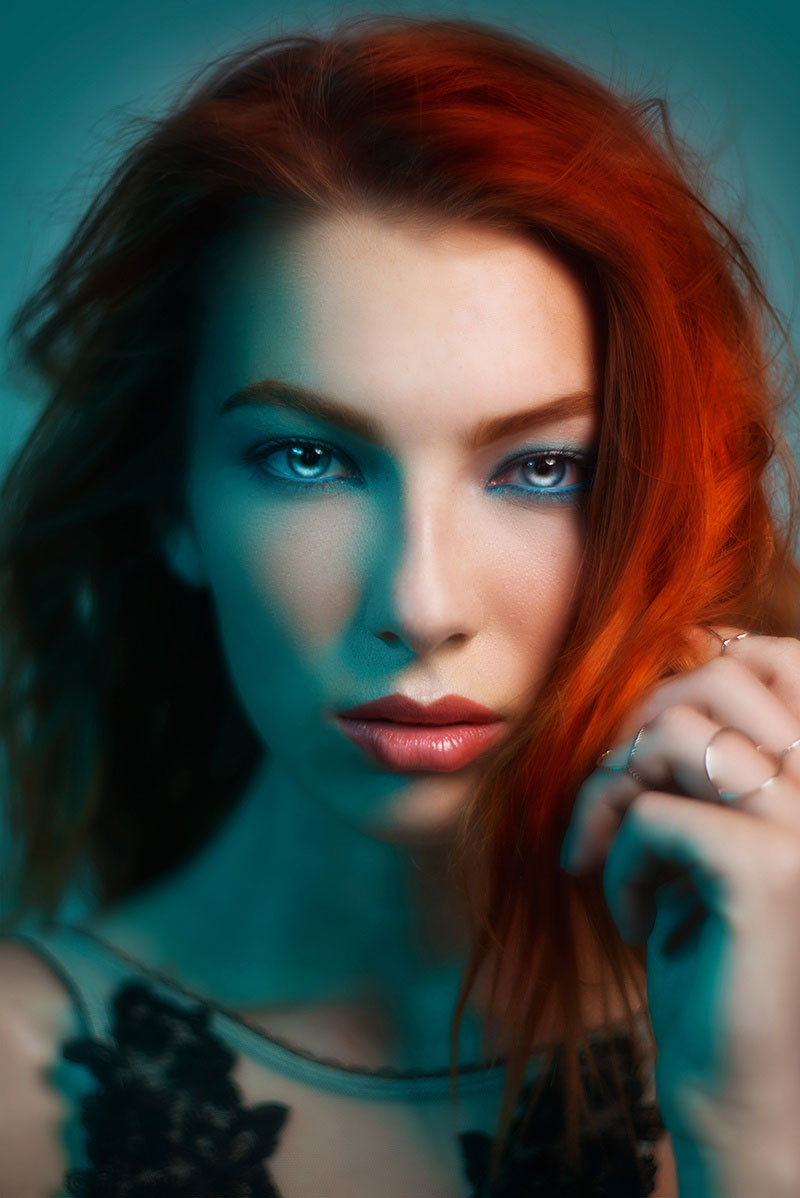
#> input picture Opencv/PIC/human_face_1.jpg, 800 x 1198 px
$ python split_and_merge.py
#> lines starting #> are read from the running program, lines starting #| are printed output that depends on the picture
import cv2
import numpy as np
from PIL import Image
def test():
    # img = Image.open(r"../PIC/human_face_1.jpg")
    # print(img.mode)
    img = cv2.imread(r"../PIC/human_face_1.jpg",cv2.IMREAD_UNCHANGED)
#> img is the input picture: shape (1198, 800, 3); mean B, G, R 63, 68.6, 68.7
    r = img[:,:,2]
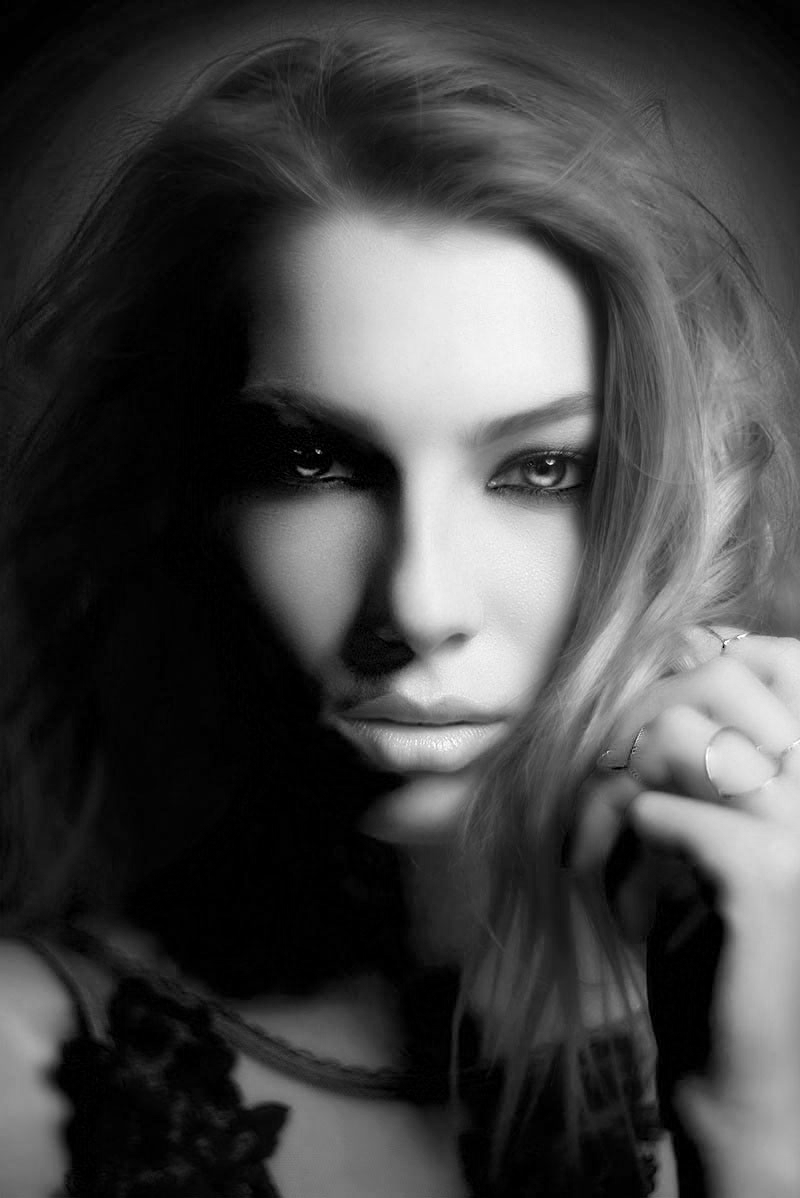
#> r: shape (1198, 800); min 0, max 255, mean 68.7
    g = img[:,:,1]
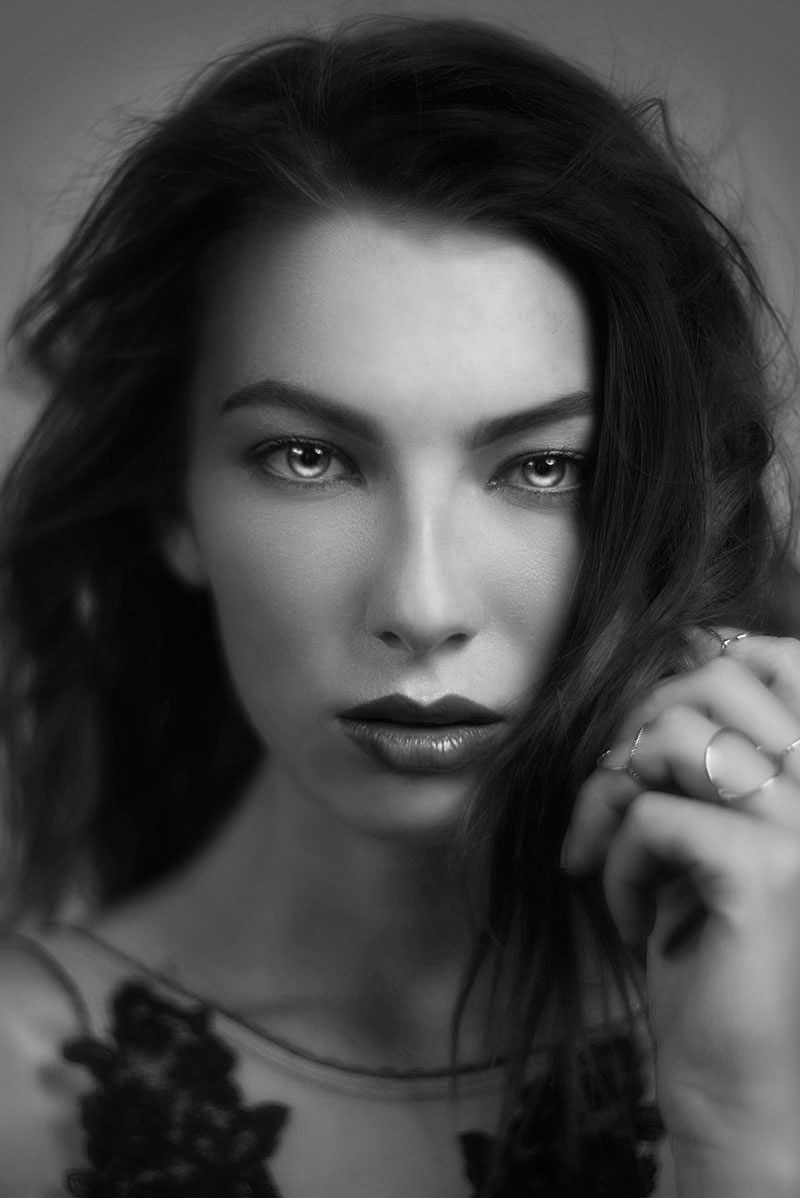
#> g: shape (1198, 800); min 0, max 255, mean 68.6
    b = img[:,:,0]
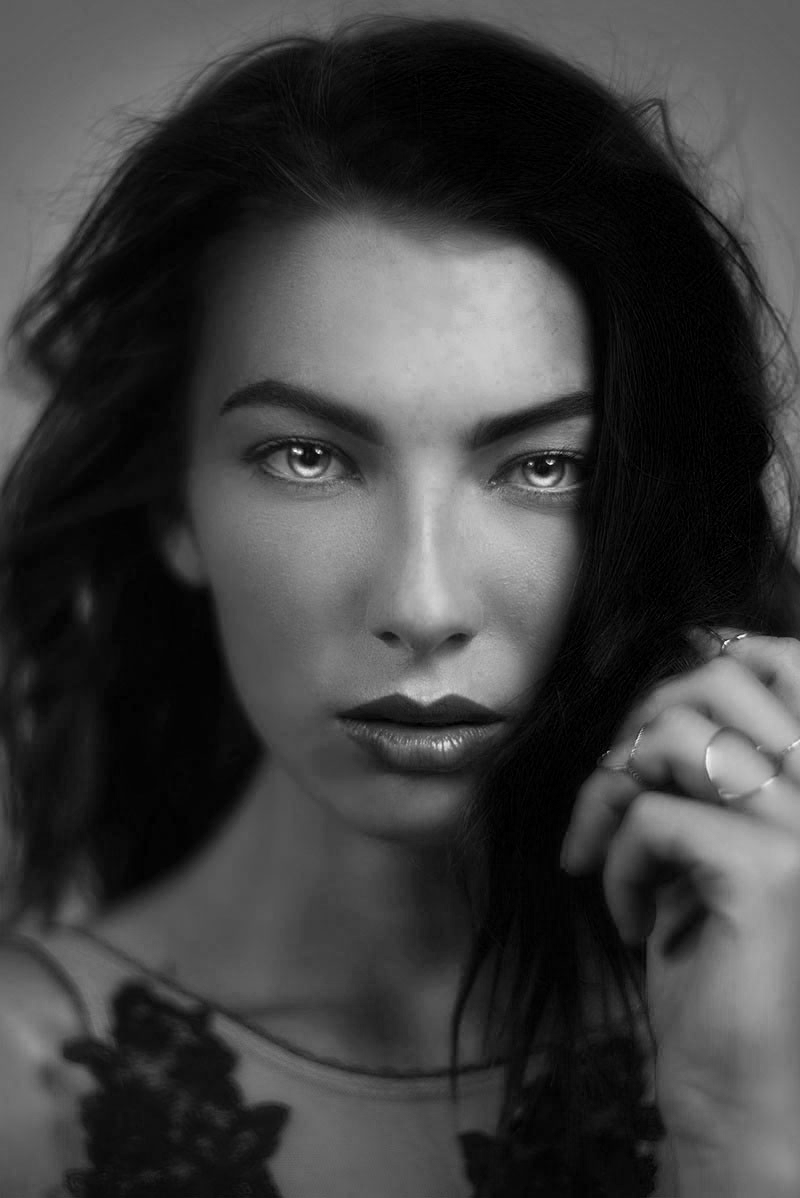
#> b: shape (1198, 800); min 0, max 255, mean 63

    cv2.imshow("r",r)
    cv2.imshow("g",g)
    cv2.imshow("b",b)

    img[:,:,2] = 0
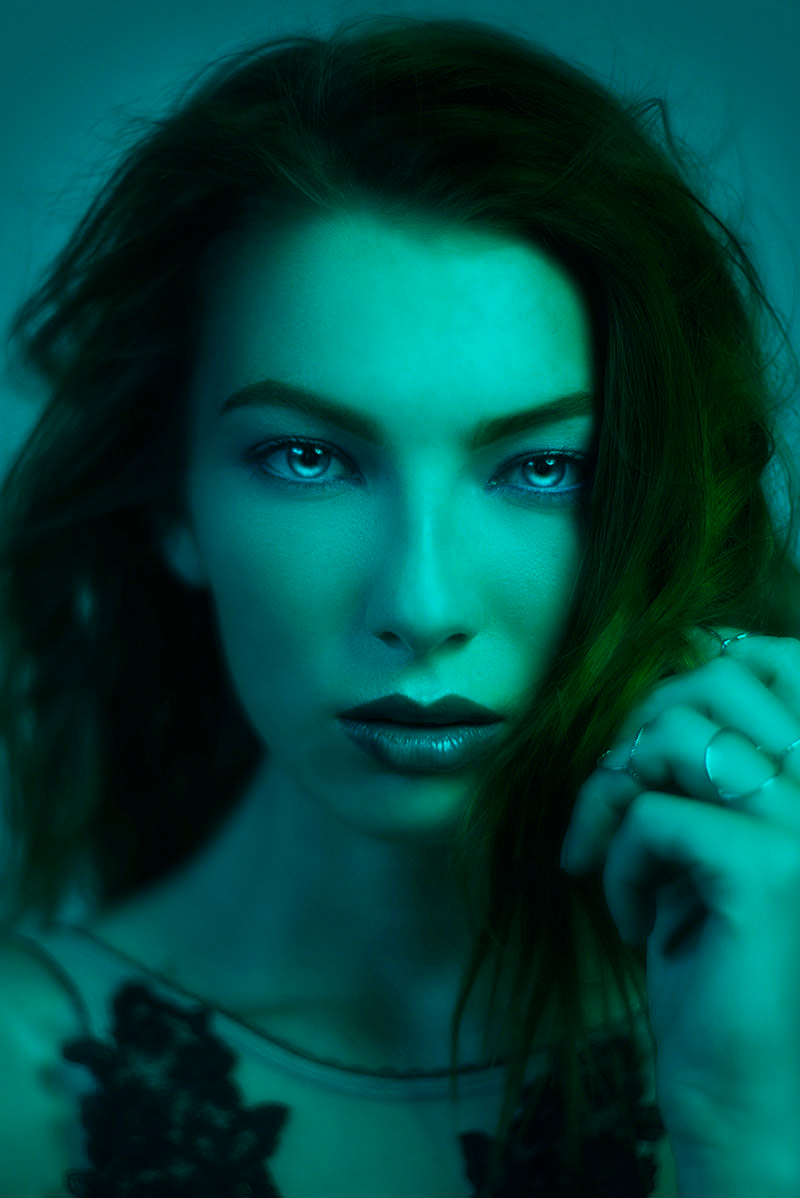
#> img: shape (1198, 800, 3); mean B, G, R 63, 68.6, 0
    cv2.imshow("img1",img)

    cv2.waitKey()
    cv2.destroyAllWindows()

if __name__ == "__main__":
    test()
